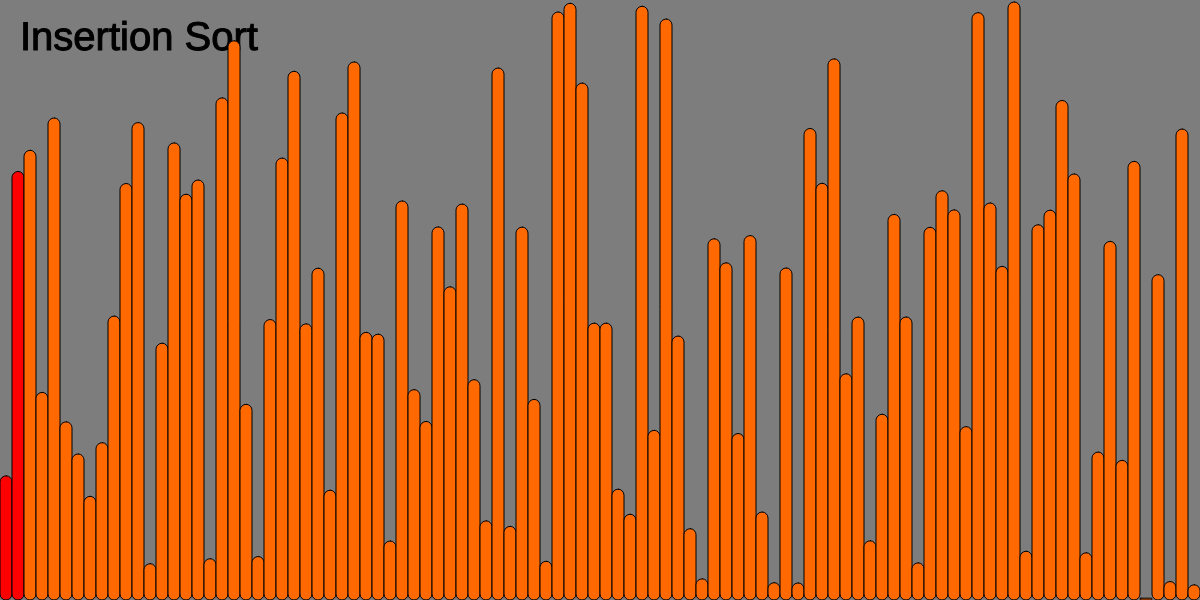
Frame 1 (no input)
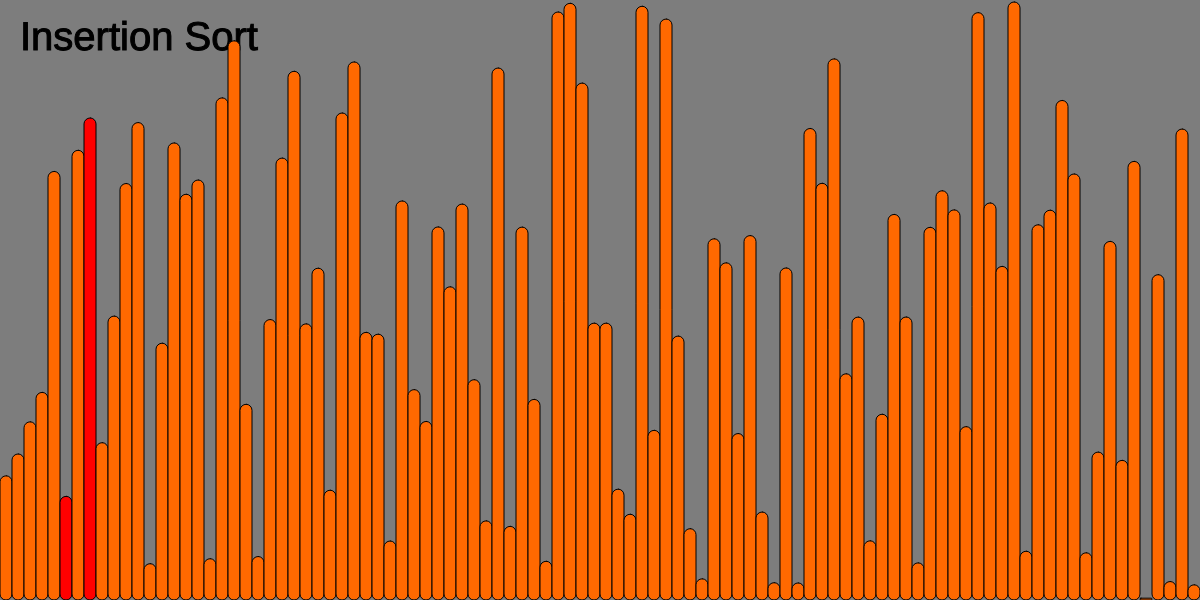
Frame 60 (no input)
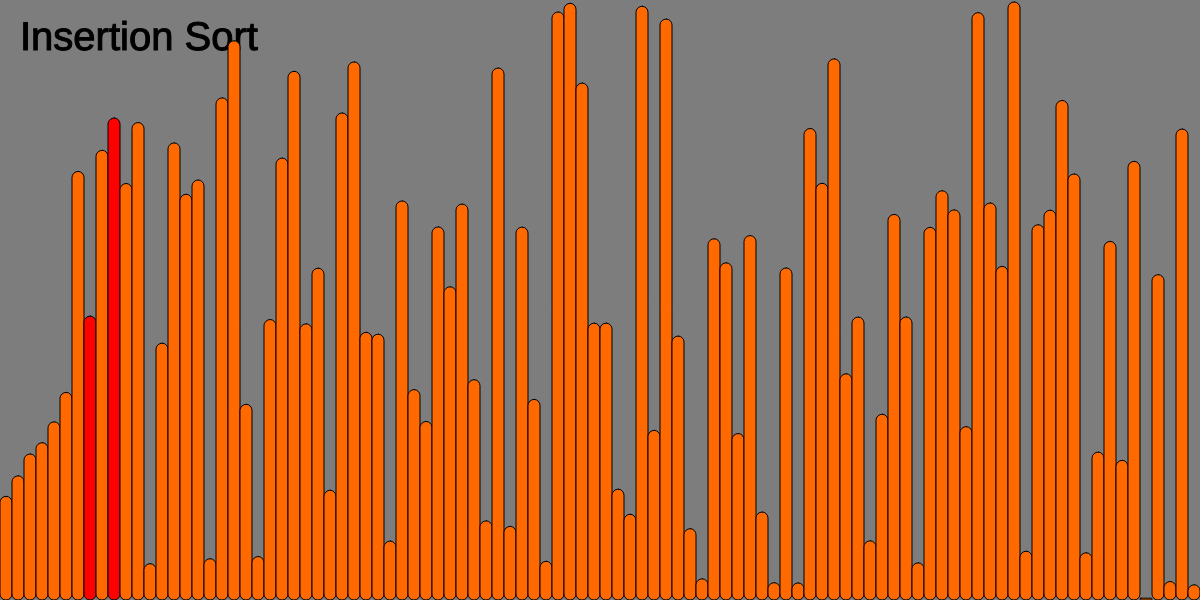
Frame 120 (the mouse pressed at the canvas centre since frame 60)

The p5.js sketch that drew these frames (run headless with seeded random() and noise() and a simulated clock; from frame 60 on, the mouse is pressed at the canvas centre):

// p5.js sketch
// ── sketch.js
// sketch.js
let values =[];
let len =100
let poc = 0
let end =0
function setup() {
    createCanvas(1200, 600); // Set the size of the canvas
    for(let i = 0; i < len ; i++){
      values.push(random(height));
  }   
  insertionSort()
  textSize(40);
}

async function insertionSort(){

    start = 0
    for(i =1; i < values.length;i++){
        await insert(i)      
    }
    noLoop()
}

async function insert(i){
    end =i
    while(i > 0){
        if(values[i] < values[i-1]){
            await sleep(20)
            let temp = values[i]
            values[i] = values[i-1]
            values[i-1]  = temp
            i--
            poc =  i
            
            redraw()
        }
        else break
    }

}
function draw(){
    background(125)
    fill(0)
    text('Insertion Sort', 20, 50);
    simulatesort()
}

function simulatesort()
{ 
  
  
  for(let x = 0; x <= len;x++)
  {
    b = width/len
    stroke(0);
    if(x == poc || x == end)
      fill(255,0,0)
    else
      fill(255,105,0);
    rect(x*b,height-values[x],b,values[x],20);
  }
  
}
function sleep(ms) {
    return new Promise(resolve => setTimeout(resolve, ms));
  }
